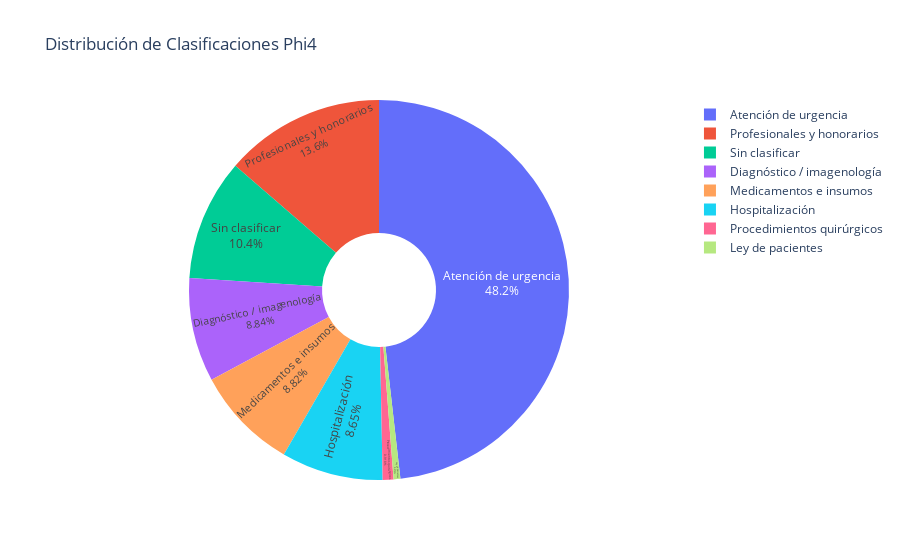

Notebook source saved alongside this figure:
### Markdown cell above
En esta cuenta solo hay CLP no debo preocuparme por las UF

### Code cell
import plotly.express as px

# Contamos las clasificaciones
clasificaciones = df_clin_hosp.Clasificacion_Phi4.value_counts()

# Creamos el gráfico de torta interactivo
fig = px.pie(
    values=clasificaciones.values, 
    names=clasificaciones.index, 
    title='Distribución de Clasificaciones Phi4',
    hole=0.3
)

# Personalizamos el diseño del gráfico
fig.update_traces(textposition='inside', textinfo='percent+label')
fig.update_layout(showlegend=True)

# Mostramos el gráfico
fig.show()

### Figure 1 — Plotly figure (JSON) as saved in the notebook; plotly's stock layout.template omitted (floating-point values rounded to 4 significant figures)
{"data": [{"domain": {"x": [0, 1], "y": [0, 1]}, "hole": 0.3, "hovertemplate": "label=%{label}<br>value=%{value}<extra></extra>", "labels": ["Atención de urgencia", "Profesionales y honorarios", "Sin clasificar", "Diagnóstico / imagenología", "Medicamentos e insumos", "Hospitalización", "Procedimientos quirúrgicos", "Ley de pacientes"], "legendgroup": "", "name": "", "showlegend": true, "textinfo": "percent+label", "textposition": "inside", "type": "pie", "values": [8718, 2468, 1873, 1598, 1595, 1565, 166, 104]}], "layout": {"legend": {"tracegroupgap": 0}, "showlegend": true, "title": {"text": "Distribución de Clasificaciones Phi4"}}}
